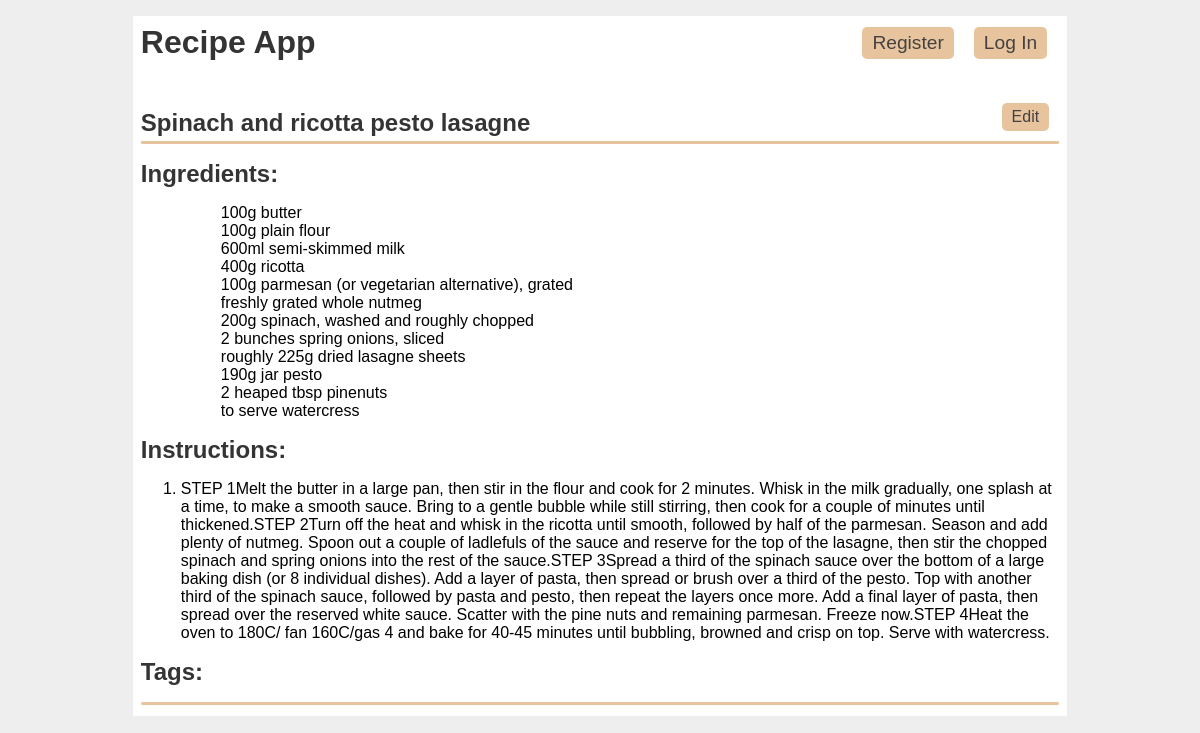
Screenshot of /25/view_full_details with the database file from the repository.
### tables this page shows
CREATE TABLE recipes (
  id INTEGER PRIMARY KEY AUTOINCREMENT,
  title TEXT NOT NULL,
  ingredients TEXT NOT NULL,
  instructions TEXT NOT NULL,
  tags TEXT
);

### app/home.py (the view)
@bp.route('/<int:id>/view_full_details', methods=('GET',))
def view_full_details(id):
    title, ingredients, instructions, tags = recipe_get_one(id)
    if tags is None:
        tags = []
    return render_template('recipes/view_full_details.html', id=id, title=title, ingredients=ingredients, instructions=instructions, tags=tags)

### app/auth.py (called while the page is built)
@bp.before_app_request
def load_logged_in_user():
    user_id = session.get('user_id')
    if user_id is None:
        g.user = None
    else:
        g.user = user_get_user_by_id(user_id)
        if g.user is False:
            print("Warning: User ID is None!")

### app/db.py (called while the page is built)
def get_db():
    if 'db' not in g:
        g.db = sqlite3.connect(
            current_app.config['DATABASE'],
            detect_types=sqlite3.PARSE_DECLTYPES
        )
        g.db.row_factory = sqlite3.Row
    return g.db

def db_lookup(table, param, input_param):
    query = f"SELECT * FROM {table} WHERE {param} = ?;"
    record = get_db().execute(query, (input_param,)).fetchone()
    return record

### app/recipe.py (called while the page is built)
def parse(recipe):
    recipe_fields = ['id', 'title', 'ingredients', 'instructions', 'tags']
    recipe = dict(zip(recipe_fields, recipe))
    return recipe

def format_recipes(cursor, single):
    if single == True:
        result = parse(cursor)
    else:
        result = list()
        for item in cursor:
            recipe = parse(item)
            result.append((recipe))
    return result

def recipe_lookup_id(id):
    raw_recipe = db_lookup("recipes", "id", id)
    return format_recipes(raw_recipe, single=True)

def recipe_get_one(id):
    recipe = recipe_lookup_id(id)
    title = recipe["title"]
    ingredients = recipe["ingredients"]
    instructions = recipe["instructions"]
    tags = recipe["tags"]
    ingredients = ingredients.split('\n')
    instructions = instructions.split('\n')
    try:
        tags = tags.split('\n')
    except:
        pass
    return title, ingredients, instructions, tags

### app/templates/recipes/view_full_details.html (shortened to what this page needs)
{% extends 'base.html' %}
{% block header %}
  <div class="recipe-header">
    <h1>{% block title %}{{ title }}{% endblock %}</h1>
    <a class="edit-button" href="{{ url_for('home.update', id=id) }}">Edit</a>
  </div>
{% endblock %}
{% block content %}
  <h2>Ingredients:</h2>
  <ol>
  {% for ingredient in ingredients %}
    <ul>{{ ingredient }}</ul>
  {% endfor %}
  </ol>
  <h2>Instructions:</h2>
  <ol>
  {% for instruction in instructions %}
    <li>{{ instruction }}</li>
  {% endfor %}
  </ol>
  <h2>Tags:</h2>
  <hr>
{% endblock %}

### app/static/style1.css (style rules this page uses)
h1, h2, h3, h4, h5, h6 { font-family: sans-serif; color: var(--headings-color); margin: 1rem 0; }
a { color: var(--font-color); }
hr { border: none; border-top: 0.2rem solid var(--secondary-color); border-radius: 0.1rem; margin: 0.2rem 0rem; }
.edit-button { background-color: var(--secondary-color); color: rgb(67, 65, 65); ; text-decoration: none; padding: 5px 10px; margin-right: 10px; border-radius: 5px; transition: background-color 0.3s; }

### rows the page displays
recipes: title "Spinach and ricotta pesto lasagne", instructions "STEP 1Melt the butter in a large pan, then stir in the flour and cook for 2 minutes. Whisk in the milk gradually, one splash at a time, to make a smooth sauce. Bring to a gentle bubble while still stirring, then cook for a couple of minutes until thickened.STEP 2Turn off the heat and whisk in the ricotta until smooth, followed by half of the parmesan. Season and add plenty of nutmeg. Spoon out a couple of ladlefuls of the sauce and reserve for the top of the lasagne, then stir the chopped spinach and spring onions into the rest of the sauce.STEP 3Spread a third of the spinach sauce over the bottom of a large baking dish (or 8 individual dishes). Add a layer of pasta, then spread or brush…"

### other values shown
{{ ingredient }} "100g butter" "100g plain flour" "600ml semi-skimmed milk" "400g ricotta" "100g parmesan (or vegetarian alternative), grated" "freshly grated whole nutmeg" "200g spinach, washed and roughly chopped" "2 bunches spring onions, sliced" "roughly 225g dried lasagne sheets" "190g jar pesto" "2 heaped tbsp pinenuts" "to serve watercress"
